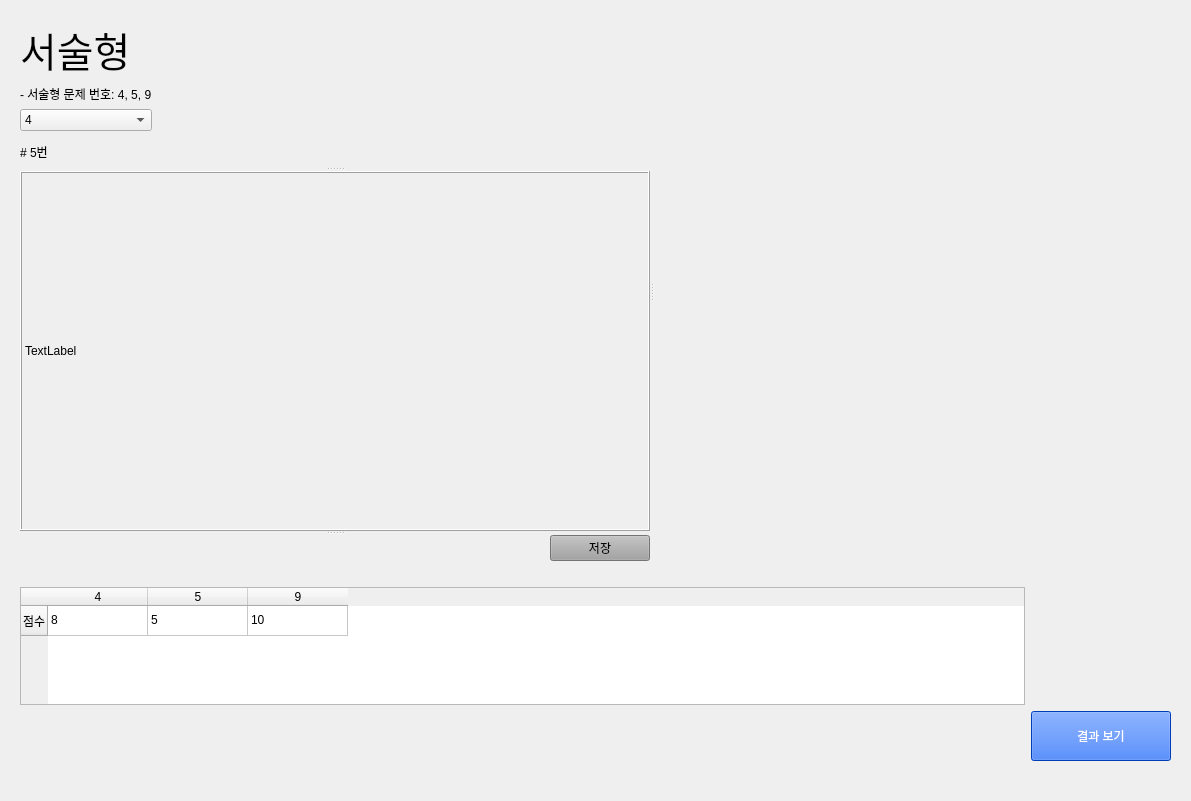
<?xml version="1.0" encoding="UTF-8"?>
<ui version="4.0">
 <class>Form</class>
 <widget class="QWidget" name="Form">
  <property name="geometry">
   <rect>
    <x>0</x>
    <y>0</y>
    <width>1191</width>
    <height>801</height>
   </rect>
  </property>
  <property name="windowTitle">
   <string>Form</string>
  </property>
  <widget class="QWidget" name="layoutWidget">
   <property name="geometry">
    <rect>
     <x>20</x>
     <y>20</y>
     <width>1151</width>
     <height>741</height>
    </rect>
   </property>
   <layout class="QGridLayout" name="gridLayout_3">
    <item row="2" column="1">
     <spacer name="verticalSpacer_4">
      <property name="orientation">
       <enum>Qt::Vertical</enum>
      </property>
      <property name="sizeType">
       <enum>QSizePolicy::Fixed</enum>
      </property>
      <property name="sizeHint" stdset="0">
       <size>
        <width>20</width>
        <height>100</height>
       </size>
      </property>
     </spacer>
    </item>
    <item row="2" column="0">
     <widget class="QTableWidget" name="tableWidget">
      <property name="sizePolicy">
       <sizepolicy hsizetype="Minimum" vsizetype="Minimum">
        <horstretch>0</horstretch>
        <verstretch>0</verstretch>
       </sizepolicy>
      </property>
      <property name="minimumSize">
       <size>
        <width>1000</width>
        <height>100</height>
       </size>
      </property>
      <row>
       <property name="text">
        <string>점수</string>
       </property>
      </row>
      <column>
       <property name="text">
        <string>4</string>
       </property>
      </column>
      <column>
       <property name="text">
        <string>5</string>
       </property>
      </column>
      <column>
       <property name="text">
        <string>9</string>
       </property>
      </column>
      <item row="0" column="0">
       <property name="text">
        <string>8</string>
       </property>
      </item>
      <item row="0" column="1">
       <property name="text">
        <string>5</string>
       </property>
      </item>
      <item row="0" column="2">
       <property name="text">
        <string>10</string>
       </property>
      </item>
     </widget>
    </item>
    <item row="3" column="1">
     <widget class="QPushButton" name="ResultPushButton">
      <property name="sizePolicy">
       <sizepolicy hsizetype="Fixed" vsizetype="Fixed">
        <horstretch>0</horstretch>
        <verstretch>0</verstretch>
       </sizepolicy>
      </property>
      <property name="minimumSize">
       <size>
        <width>140</width>
        <height>50</height>
       </size>
      </property>
      <property name="styleSheet">
       <string notr="true">font: 81 24pt &quot;나눔스퀘어 ExtraBold&quot;;
color: rgb(255, 255, 255);
background-color: rgb(0, 85, 255);</string>
      </property>
      <property name="text">
       <string>결과 보기</string>
      </property>
     </widget>
    </item>
    <item row="0" column="0">
     <widget class="QSplitter" name="splitter_2">
      <property name="orientation">
       <enum>Qt::Horizontal</enum>
      </property>
      <widget class="QSplitter" name="splitter">
       <property name="orientation">
        <enum>Qt::Vertical</enum>
       </property>
       <widget class="QWidget" name="layoutWidget_2">
        <layout class="QGridLayout" name="gridLayout">
         <property name="sizeConstraint">
          <enum>QLayout::SetFixedSize</enum>
         </property>
         <item row="3" column="0">
          <widget class="QLabel" name="descriptiveProblemNumberLabel">
           <property name="minimumSize">
            <size>
             <width>100</width>
             <height>30</height>
            </size>
           </property>
           <property name="styleSheet">
            <string notr="true">font: 75 12pt &quot;나눔스퀘어 Bold&quot;;</string>
           </property>
           <property name="text">
            <string># 5번</string>
           </property>
          </widget>
         </item>
         <item row="0" column="0">
          <widget class="QLabel" name="descriptive">
           <property name="font">
            <font>
             <family>나눔스퀘어 ExtraBold</family>
             <pointsize>30</pointsize>
             <weight>10</weight>
             <italic>false</italic>
             <bold>false</bold>
            </font>
           </property>
           <property name="styleSheet">
            <string notr="true">font: 81 30pt &quot;나눔스퀘어 ExtraBold&quot;;</string>
           </property>
           <property name="text">
            <string>서술형</string>
           </property>
          </widget>
         </item>
         <item row="1" column="0">
          <widget class="QLabel" name="descriptiveNumberListLabel">
           <property name="styleSheet">
            <string notr="true">font: 75 15pt &quot;나눔스퀘어 Bold&quot;;</string>
           </property>
           <property name="text">
            <string>- 서술형 문제 번호: 4, 5, 9</string>
           </property>
          </widget>
         </item>
         <item row="2" column="0">
          <widget class="QComboBox" name="comboBox">
           <item>
            <property name="text">
             <string>4</string>
            </property>
           </item>
           <item>
            <property name="text">
             <string>5</string>
            </property>
           </item>
           <item>
            <property name="text">
             <string>9</string>
            </property>
           </item>
          </widget>
         </item>
        </layout>
       </widget>
       <widget class="QLabel" name="descriptiveProblemImageLabel">
        <property name="sizePolicy">
         <sizepolicy hsizetype="Minimum" vsizetype="Minimum">
          <horstretch>0</horstretch>
          <verstretch>0</verstretch>
         </sizepolicy>
        </property>
        <property name="minimumSize">
         <size>
          <width>630</width>
          <height>360</height>
         </size>
        </property>
        <property name="maximumSize">
         <size>
          <width>631</width>
          <height>361</height>
         </size>
        </property>
        <property name="mouseTracking">
         <bool>false</bool>
        </property>
        <property name="focusPolicy">
         <enum>Qt::NoFocus</enum>
        </property>
        <property name="contextMenuPolicy">
         <enum>Qt::NoContextMenu</enum>
        </property>
        <property name="acceptDrops">
         <bool>false</bool>
        </property>
        <property name="layoutDirection">
         <enum>Qt::LeftToRight</enum>
        </property>
        <property name="styleSheet">
         <string notr="true">font: 75 10pt &quot;나눔스퀘어라운드 Bold&quot;;
border-color: rgb(85, 0, 0);</string>
        </property>
        <property name="frameShape">
         <enum>QFrame::Box</enum>
        </property>
        <property name="frameShadow">
         <enum>QFrame::Raised</enum>
        </property>
        <property name="text">
         <string>TextLabel</string>
        </property>
       </widget>
       <widget class="QWidget" name="layoutWidget_3">
        <layout class="QHBoxLayout" name="horizontalLayout">
         <item>
          <spacer name="horizontalSpacer_2">
           <property name="orientation">
            <enum>Qt::Horizontal</enum>
           </property>
           <property name="sizeType">
            <enum>QSizePolicy::Fixed</enum>
           </property>
           <property name="sizeHint" stdset="0">
            <size>
             <width>530</width>
             <height>20</height>
            </size>
           </property>
          </spacer>
         </item>
         <item>
          <widget class="QPushButton" name="nextPushButton">
           <property name="styleSheet">
            <string notr="true">background-color: rgb(163, 163, 163);
font: 75 14pt &quot;나눔스퀘어라운드 Bold&quot;;
</string>
           </property>
           <property name="text">
            <string>저장</string>
           </property>
          </widget>
         </item>
        </layout>
       </widget>
      </widget>
      <widget class="QWidget" name="layoutWidget_4">
       <layout class="QGridLayout" name="scroreGridLayout">
        <property name="sizeConstraint">
         <enum>QLayout::SetMinimumSize</enum>
        </property>
        <item row="1" column="0">
         <spacer name="horizontalSpacer_3">
          <property name="orientation">
           <enum>Qt::Horizontal</enum>
          </property>
          <property name="sizeType">
           <enum>QSizePolicy::Fixed</enum>
          </property>
          <property name="sizeHint" stdset="0">
           <size>
            <width>50</width>
            <height>20</height>
           </size>
          </property>
         </spacer>
        </item>
        <item row="2" column="1">
         <spacer name="verticalSpacer_2">
          <property name="orientation">
           <enum>Qt::Vertical</enum>
          </property>
          <property name="sizeHint" stdset="0">
           <size>
            <width>20</width>
            <height>40</height>
           </size>
          </property>
         </spacer>
        </item>
        <item row="0" column="1">
         <spacer name="verticalSpacer_3">
          <property name="orientation">
           <enum>Qt::Vertical</enum>
          </property>
          <property name="sizeType">
           <enum>QSizePolicy::Fixed</enum>
          </property>
          <property name="sizeHint" stdset="0">
           <size>
            <width>20</width>
            <height>140</height>
           </size>
          </property>
         </spacer>
        </item>
        <item row="1" column="2" colspan="2">
         <spacer name="horizontalSpacer">
          <property name="orientation">
           <enum>Qt::Horizontal</enum>
          </property>
          <property name="sizeType">
           <enum>QSizePolicy::Fixed</enum>
          </property>
          <property name="sizeHint" stdset="0">
           <size>
            <width>110</width>
            <height>20</height>
           </size>
          </property>
         </spacer>
        </item>
       </layout>
      </widget>
     </widget>
    </item>
    <item row="1" column="0">
     <spacer name="verticalSpacer_5">
      <property name="orientation">
       <enum>Qt::Vertical</enum>
      </property>
      <property name="sizeType">
       <enum>QSizePolicy::Fixed</enum>
      </property>
      <property name="sizeHint" stdset="0">
       <size>
        <width>20</width>
        <height>20</height>
       </size>
      </property>
     </spacer>
    </item>
    <item row="3" column="0">
     <spacer name="horizontalSpacer_4">
      <property name="orientation">
       <enum>Qt::Horizontal</enum>
      </property>
      <property name="sizeType">
       <enum>QSizePolicy::Fixed</enum>
      </property>
      <property name="sizeHint" stdset="0">
       <size>
        <width>1000</width>
        <height>20</height>
       </size>
      </property>
     </spacer>
    </item>
   </layout>
  </widget>
 </widget>
 <resources/>
 <connections/>
</ui>
